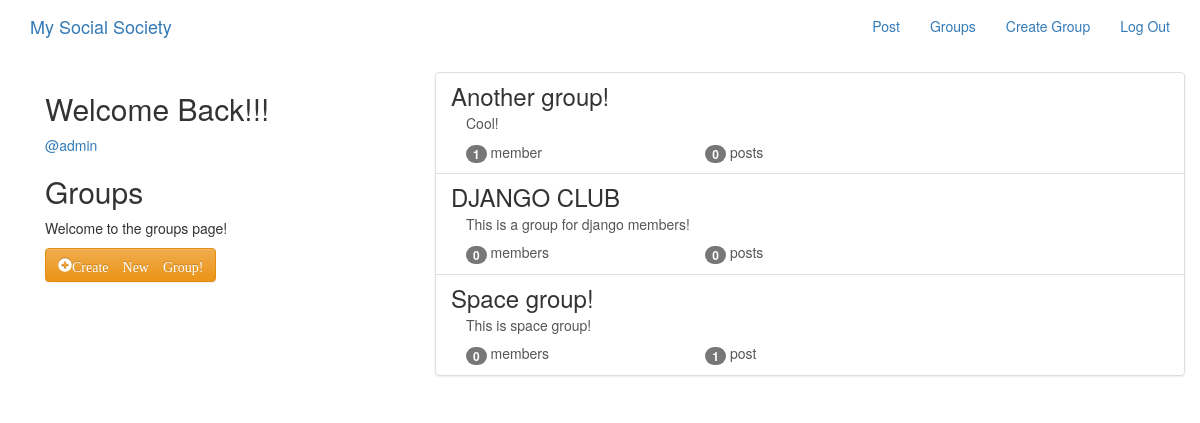
Page /groups/ (signed in) on the committed database.
### groups/models.py (models this page shows, shortened)
class Group(models.Model):
    name = models.CharField(max_length=255, unique=True)
    slug = models.SlugField(allow_unicode=True, unique=True)
    description = models.TextField(blank=True, default='')
    description_html = models.TextField(editable=False, default='', blank=True)
    members = models.ManyToManyField(User, through='GroupMember')
    class Meta:
        ordering = ['name']

### groups/views.py (the view)
# urls.py: path('', views.ListGroups.as_view(), name='all'),
class ListGroups(generic.ListView):
    model = Group

### groups/templates/groups/group_list.html
{% extends 'groups/group_base.html' %}
{% block pregroup %}
<div class="col-md-4">
    <div class="content">
        {% if user.is_authenticated %}
            <h2>Welcome Back!!!</h2>
            <a href="{% url 'posts:for_user' username=user.username %}">
                @{{ user.username }}
            </a>
        {% endif %}
        <h2>Groups</h2>
        <p>Welcome to the groups page!</p>
    </div>
    {% if user.is_authenticated %}
        <a href="{% url 'groups:create' %}" class='btn btn-md btn-fill btn-warning'>
            <span class="glyphicon glyphicon-plus-sign">Create New Group!</span>
        </a>
    {% endif %}
</div>
{% endblock %}
{% block group_content %}
<div class="col-md-8">
    <div class="list-group">
        {% for group in object_list %}
            <a class='list-group-item' href="{% url 'groups:single' slug=group.slug %}">
                <h3 class='title list-group-item-heading'>{{ group.name }}</h3>
                <div class="list-group-item-text container-fluid">
                    {{ group.description_html|safe }}
                    <div class="row">
                        <div class="col-md-4">
                            <span class="badge">{{ group.members.count }}</span>
                            member{{ group.members.count|pluralize }}
                        </div>
                        <div class="col-md-4">
                            <span class="badge">{{ group.posts.count }}</span>
                            post{{ group.posts.count|pluralize }}
                        </div>
                    </div>
                </div>
            </a>
        {% endfor %}
    </div>
</div>
{% endblock %}

### rows in the picture
Group: name "Another group!", description_html "Cool!", members.count "1", posts.count "0"
Group: name "DJANGO CLUB", description_html "This is a group for django members!", members.count "0", posts.count "0"
Group: name "Space group!", description_html "This is space group!", members.count "0", posts.count "1"

### other values in the picture
{{ user.username }} "admin"
